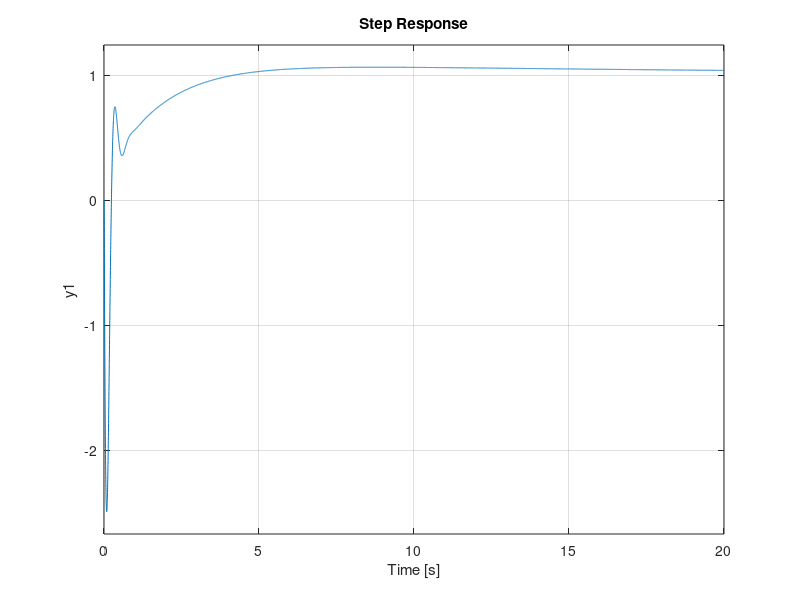

Source code (MATLAB):
clc; clear all;
s = tf('s');

m0_value=1.5;
m1_value=0.5;
m2_value=0.75;
L1_value=0.5;
L2_value=0.75;
I1 = m1_value*((L1_value^2)/12);
I2 = m2_value*((L2_value^2)/12);

%% Control por realimentación de estados
%Del linearizer de simulink
A = [0 1 0 0;
    0 0 1.7292 0;
    0 0 0 1;
    0 0 2.1615 0];

B = [0 ; 0.941 ; 0 ; 0.1763];

C = [0 0 1 0;
    1 0 0 0];

D = [0 ; 0];
%Tener en cuenta: x1: p, x2: v, x3: q, x4: w
sys = ss(A,B,C,D);
%Chequeamos controlabilidad, viendo que el rango de la matriz de
%controlabilidad sea igual a la dimensión del espacio columna de la matriz
%A.
rank(ctrb(sys.A, sys.B));
%El rango es cuatro, por lo que el sistema es controlable.
%Realizamos la realimentación de estados teniendo en cuenta que el
%controlador debe ser lo suficientemente rapido para lograr controlar la
%inestabilidad del polo del semiplano derecho.
K = acker(sys.A, sys.B, [-3 -3 -2 -2]);
%El algoritmo de acker presenta error en los lugares de los polos por mas
%de un 10% de lo esperado, sin embargo el diseño se valida mediante la
%simulación y se logra asi obtener ganancia mas pequenas.

%% Control por realimentación de estados con observador
%Estudiamos la observabilidad del sistema
rank(obsv(sys.A,sys.C));
%Como el rango de la matriz de observabilidad es 4 igual al orden de la
%matriz A, el sistema es observable.
%Calculo ganancias del observador, colocando sus polos diez veces más
%rápidos que los de la planta a lazo cerrado.
L = place((sys.A)',(sys.C)', [-25 -20 -35 -30])';

%% Control por realimentación de estados con observador discreto
%Selecciono periodo de muestreo
Ts = 0.1; %100ms
%Discretizo el sistema utilizando tustin.
sysDisc = c2d(sys, Ts, 'tustin');
%Calculo ganancias de realimentación.
KDisc = acker(sysDisc.A, sysDisc.B, exp([-2 -2 -1 -1].*Ts));
%Calculo ganancias del observador discreto.
LDisc = place((sysDisc.A)',(sysDisc.C)', exp([-20 -15 -25 -30].*Ts))';


%% Control por realimentación de estados con acción integral
%Modificamos la matriz C para realizar la acción integral sobre la posición
%del carrito
C = [1 0 0 0];
%Aumentamos las matrices
Aa = [A  zeros(4,1);
      -C      0];
Ba = [sys.B;
      0];
Bar = [zeros(4,1);
       1];
Ca = [C 0];
Da = 0;
%Estudiamos controlabilidad del sistema aumentado
rank(ctrb(Aa, Ba));
%Como el rango de la matriz de controlabilidad es 5 igual al orden de A, el
%sistema es controlable.
%Estudio de observabilidad del sistema aumentado
rank(obsv(Aa,Ca));
%El rango de la matriz de observabilidad es menor al orden de A, por lo que
%el sistema no es observable.
%Calculamos las ganancias
Ka = acker(Aa, Ba, [-2.5 -2.5 -1 -1 -4]);
sys_i = ss(Aa, Ba, Ca, Da);
sys_i_cl = ss(Aa-Ba*Ka, Bar, Ca, Da);

Kai = Ka(5);
Ka = Ka(1:4);

%% Control por realimentacion de estados con accion integral discreto
C = [1 0 0 0];
%Aumentamos las matrices
Aa = [A  zeros(4,1);
      -C      0];
Ba = [sys.B;
      0];
Bar = [zeros(4,1);
       1];
Ca = [C 0];
Da = 0;
%Estudiamos controlabilidad del sistema aumentado
rank(ctrb(Aa, Ba));
%Como el rango de la matriz de controlabilidad es 5 igual al orden de A, el
%sistema es controlable.
%Estudio de observabilidad del sistema aumentado
rank(obsv(Aa,Ca));
%El rango de la matriz de observabilidad es menor al orden de A, por lo que
%el sistema no es observable.
%Calculamos las ganancias

%Tasa de muestreo
Ts2 = 0.05; %50ms

%Calculo ganancias de realimentación.
sysDisc2 = c2d(ss(Aa,Ba,Ca,Da), Ts2, 'tustin');
KDisc2 = acker(sysDisc2.A, sysDisc2.B, exp([-2.5 -2.5 -1 -1 -4].*Ts2));


KaiDisc = KDisc2(5);
KaDisc = KDisc2(1:4);

%% Control de ángulo por loop shaping
%Transferencia de fuerza carrito a ángulo sacada utilizando el linearizer
%del simulink
G_q = 0.1763/((s-1.47)*(s+1.47));
%Grafico bode de la planta
bode(G_q);
%Notar que hay un polo en el semiplano derecho. La teoría nos dice que la
%frecuencia de cruce debe estar 1.766 veces más arriba que el polo en el
%semiplano derecho.
%Notar también que el bode de la planta presenta inversión de fase para
%todas las frecuencias. Se coloca un cero en -2.6 para proveer adelanto de
%fase alrededor de la frecuencia de cruce deseada. Se coloca un polo en
%-200 para hacer al controlador realizable.
bode(G_q*((s+(2.6)/(s+200))));
%Se observa que se debe levantar la magnitud por 102.5db para obtener cruce
%en una frecuencia rápida.
%Se valida el diseño.
bode(G_q*(db2mag(102.5)*(s+(2.6))/(s+200)));
C_q = (db2mag(102.5)*(s+(2.6))/(s+200));
[C_q_n, C_q_d] = tfdata(C_q,'v');
%Se analiza la función de sensibilidad
L_q = G_q*C_q;
S_q = 1/(1+L_q);
T_q = L_q/(1+L_q);
bode(S_q);
%Se observa que el pico de la función de sensibilidad es de 2.4db = 1.3, esto
%brinda un buen margen de estabilidad.
%Simulando con simscape se puede observar que el ángulo del pendulo es
%correctamente estabilizado, sin embargo la posición del carrito presenta
%drift.

%Transferencia de fuerza de carrito a posición con realimentación en el
%ángulo
G_p = (0.94101 * (s+200) * (s+1.356) * (s-1.356)) / (s^2 * (s+2.635) * (s^2 + 197.4*s + 2.409e04));
%Notar que hay un cero en el semiplano derecho en 1.356 rad/s. La teoría nos indica que la
%frecuencia de cruce debe estar por debajo de 0.6 veces la frecuencia del
%polo en el semiplano derecho que sería alrededor de 0.8 rad/s.
%Agregamos un cero en -0.05rad/s para brindar adelanto de fase a la izquierda de
%0.5rad/seg. Ademas agregamos un polo rápido en -100 para hacer el
%controlador realizable.
C_p = -(s+0.05)/(s+100);
bode(G_p*-(s+0.05)/(s+100));
%Para tener un margen buen margen de fase a una frecuencia de cruce de
%por debajo del limite de 0.5rad/seg, multiplicamos por 76.9dB. 
C_p = -db2mag(80.6)*(s+0.05)/(s+100);
[C_p_n, C_p_d] = tfdata(C_p,'v');
margin(G_p*C_p);
L_p = G_p*C_p;
T_p = L_p/(1+L_p);
S_p = 1-T_p;
bode(S_p);
%Se observa un pico de 6db en S_p, esto esta casi al límite de un buen
%margen de estabilidad. Además, si bien el margen de fase es bueno, el
%margen de ganancia es bastante malo, pero es el costo de tener un
%controlador lo más rápido posible, dentro de las limitaciones de
%implementación por las características de la planta.
step(T_p);
%En el step de la función de sensibilidad complementaria se puede ver la
%acción del cero en el semiplano derecho al actuar al carrito en la
%dirección contraria a la referencia, para luego volver y asentarse sin
%error permanente sobre la referencia.

%Sin embargo, al simular con simscape, si bien tanto el ángulo como la
%posición son correctamente estabilizadas, sí se ve error permanente en la
%posición. Esto es raro debido a que la planta es de tipo 2.

%% Control de ángulo por loop shaping discreto
Ts_loop = 25/1000; %25ms

C_q_Disc = c2d(C_q, Ts_loop, 'tustin')
[C_q_Disc_n, C_q_Disc_d] = tfdata(C_q_Disc,'v');

C_p_Disc = c2d(C_p, Ts_loop, 'tustin')
[C_p_Disc_n, C_p_Disc_d] = tfdata(C_p_Disc,'v');

